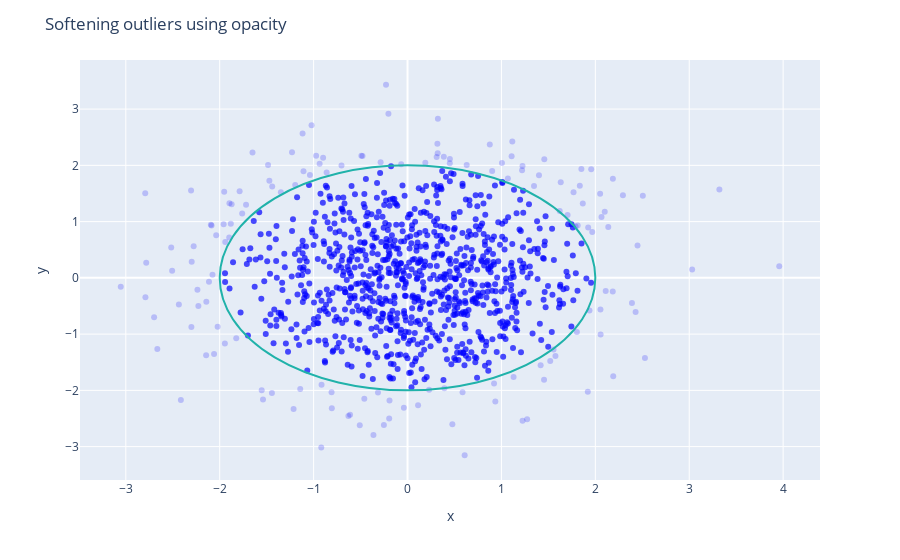

The code cell stored with this chart in its notebook:
### Code cell
# Plot a random sample of 1000 normal distributed points as a 2D scatter plot.
import numpy as np
np.random.seed(1)
N = 1000
random_x = np.random.randn(N)
random_y = np.random.randn(N)
dist_origin = np.sqrt(random_x ** 2 + random_y ** 2)

# Let the colour be blue and the opacity 0.7 for points closer than 2 from the origin. Use opacity = 0.2 for all other points.
fig = px.scatter(x=random_x[dist_origin > 2], y=random_y[dist_origin > 2], opacity=0.2, color_discrete_sequence=['blue'])
fig.add_trace(go.Scatter(x=random_x[dist_origin <= 2], y=random_y[dist_origin <= 2], mode="markers", marker=dict(color="blue", opacity=0.7), showlegend=False))
# Add a circle with radius 2 around the origin
fig.add_shape(type="circle", xref="x", yref="y", x0=-2, y0=-2, x1=2, y1=2, line_color="LightSeaGreen")
fig.update_layout(title="Softening outliers using opacity")
fig.show()

### Figure 1 — Plotly figure (JSON) as saved in the notebook; plotly's stock layout.template omitted (floating-point values rounded to 4 significant figures; data arrays with more than 128 entries replaced by an {"elided": "..."} marker saying what was removed)
{"data": [{"hovertemplate": "x=%{x}<br>y=%{y}<extra></extra>", "legendgroup": "", "marker": {"color": "blue", "opacity": 0.2, "symbol": "circle"}, "mode": "markers", "name": "", "orientation": "v", "showlegend": false, "type": "scatter", "x": {"elided": "148 float values"}, "xaxis": "x", "y": {"elided": "148 float values"}, "yaxis": "y"}, {"marker": {"color": "blue", "opacity": 0.7}, "mode": "markers", "showlegend": false, "type": "scatter", "x": {"elided": "852 float values"}, "y": {"elided": "852 float values"}}], "layout": {"autosize": true, "legend": {"tracegroupgap": 0}, "margin": {"t": 60}, "shapes": [{"line": {"color": "LightSeaGreen"}, "type": "circle", "x0": -2, "x1": 2, "xref": "x", "y0": -2, "y1": 2, "yref": "y"}], "title": {"text": "Softening outliers using opacity"}, "xaxis": {"anchor": "y", "autorange": true, "domain": [0, 1], "range": [-3.507, 4.412], "title": {"text": "x"}, "type": "linear"}, "yaxis": {"anchor": "x", "autorange": true, "domain": [0, 1], "range": [-3.663, 3.943], "title": {"text": "y"}, "type": "linear"}}}
